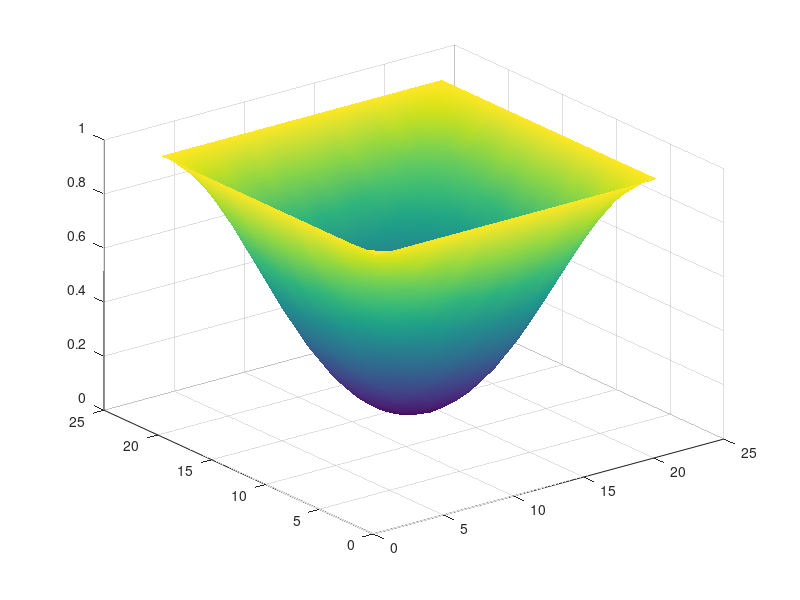

Write MATLAB code to recreate this figure. (Note: this script raises an error after producing the figure.)
% Auto-generated MATLAB script
field = [ ...
    1.00000000E+00   1.00000000E+00   1.00000000E+00   1.00000000E+00   1.00000000E+00   1.00000000E+00   1.00000000E+00   1.00000000E+00   1.00000000E+00   1.00000000E+00   1.00000000E+00   1.00000000E+00   1.00000000E+00   1.00000000E+00   1.00000000E+00   1.00000000E+00   1.00000000E+00   1.00000000E+00   1.00000000E+00   1.00000000E+00   1.00000000E+00; ...
    1.00000000E+00   9.69318851E-01   9.40102146E-01   9.13550824E-01   8.90643548E-01   8.71771217E-01   8.57113219E-01   8.46338793E-01   8.39134918E-01   8.34993825E-01   8.33674790E-01   8.34993825E-01   8.39134918E-01   8.46338793E-01   8.57113219E-01   8.71771217E-01   8.90643548E-01   9.13550824E-01   9.40102146E-01   9.69318851E-01   1.00000000E+00; ...
    1.00000000E+00   9.40102146E-01   8.82999599E-01   8.31227817E-01   7.86410150E-01   7.49662374E-01   7.20953075E-01   7.00010920E-01   6.85873747E-01   6.77862137E-01   6.75224066E-01   6.77862137E-01   6.85873747E-01   7.00010920E-01   7.20953075E-01   7.49662374E-01   7.86410150E-01   8.31227817E-01   8.82999599E-01   9.40102146E-01   1.00000000E+00; ...
    1.00000000E+00   9.13550824E-01   8.31227817E-01   7.56435189E-01   6.91906748E-01   6.38773163E-01   5.97502200E-01   5.67189957E-01   5.46917126E-01   5.35276996E-01   5.31561886E-01   5.35276996E-01   5.46917126E-01   5.67189957E-01   5.97502200E-01   6.38773163E-01   6.91906748E-01   7.56435189E-01   8.31227817E-01   9.13550824E-01   1.00000000E+00; ...
    1.00000000E+00   8.90643548E-01   7.86410150E-01   6.91906748E-01   6.10143480E-01   5.43100035E-01   4.90771029E-01   4.52592317E-01   4.26852924E-01   4.12253370E-01   4.07461220E-01   4.12253370E-01   4.26852924E-01   4.52592317E-01   4.90771029E-01   5.43100035E-01   6.10143480E-01   6.91906748E-01   7.86410150E-01   8.90643548E-01   1.00000000E+00; ...
    1.00000000E+00   8.71771217E-01   7.49662374E-01   6.38773163E-01   5.43100035E-01   4.64392165E-01   4.03250548E-01   3.58403395E-01   3.28395468E-01   3.11198941E-01   3.05692203E-01   3.11198941E-01   3.28395468E-01   3.58403395E-01   4.03250548E-01   4.64392165E-01   5.43100035E-01   6.38773163E-01   7.49662374E-01   8.71771217E-01   1.00000000E+00; ...
    1.00000000E+00   8.57113219E-01   7.20953075E-01   5.97502200E-01   4.90771029E-01   4.03250548E-01   3.35020170E-01   2.85228423E-01   2.51715334E-01   2.32685205E-01   2.26463878E-01   2.32685205E-01   2.51715334E-01   2.85228423E-01   3.35020170E-01   4.03250548E-01   4.90771029E-01   5.97502200E-01   7.20953075E-01   8.57113219E-01   1.00000000E+00; ...
    1.00000000E+00   8.46338793E-01   7.00010920E-01   5.67189957E-01   4.52592317E-01   3.58403395E-01   2.85228423E-01   2.31628463E-01   1.95746592E-01   1.75224858E-01   1.68630938E-01   1.75224858E-01   1.95746592E-01   2.31628463E-01   2.85228423E-01   3.58403395E-01   4.52592317E-01   5.67189957E-01   7.00010920E-01   8.46338793E-01   1.00000000E+00; ...
    1.00000000E+00   8.39134918E-01   6.85873747E-01   5.46917126E-01   4.26852924E-01   3.28395468E-01   2.51715334E-01   1.95746592E-01   1.58128145E-01   1.36747012E-01   1.29780500E-01   1.36747012E-01   1.58128145E-01   1.95746592E-01   2.51715334E-01   3.28395468E-01   4.26852924E-01   5.46917126E-01   6.85873747E-01   8.39134918E-01   1.00000000E+00; ...
    1.00000000E+00   8.34993825E-01   6.77862137E-01   5.35276996E-01   4.12253370E-01   3.11198941E-01   2.32685205E-01   1.75224858E-01   1.36747012E-01   1.14768394E-01   1.07691205E-01   1.14768394E-01   1.36747012E-01   1.75224858E-01   2.32685205E-01   3.11198941E-01   4.12253370E-01   5.35276996E-01   6.77862137E-01   8.34993825E-01   1.00000000E+00; ...
    1.00000000E+00   8.33674790E-01   6.75224066E-01   5.31561886E-01   4.07461220E-01   3.05692203E-01   2.26463878E-01   1.68630938E-01   1.29780500E-01   1.07691205E-01   1.00503338E-01   1.07691205E-01   1.29780500E-01   1.68630938E-01   2.26463878E-01   3.05692203E-01   4.07461220E-01   5.31561886E-01   6.75224066E-01   8.33674790E-01   1.00000000E+00; ...
    1.00000000E+00   8.34993825E-01   6.77862137E-01   5.35276996E-01   4.12253370E-01   3.11198941E-01   2.32685205E-01   1.75224858E-01   1.36747012E-01   1.14768394E-01   1.07691205E-01   1.14768394E-01   1.36747012E-01   1.75224858E-01   2.32685205E-01   3.11198941E-01   4.12253370E-01   5.35276996E-01   6.77862137E-01   8.34993825E-01   1.00000000E+00; ...
    1.00000000E+00   8.39134918E-01   6.85873747E-01   5.46917126E-01   4.26852924E-01   3.28395468E-01   2.51715334E-01   1.95746592E-01   1.58128145E-01   1.36747012E-01   1.29780500E-01   1.36747012E-01   1.58128145E-01   1.95746592E-01   2.51715334E-01   3.28395468E-01   4.26852924E-01   5.46917126E-01   6.85873747E-01   8.39134918E-01   1.00000000E+00; ...
    1.00000000E+00   8.46338793E-01   7.00010920E-01   5.67189957E-01   4.52592317E-01   3.58403395E-01   2.85228423E-01   2.31628463E-01   1.95746592E-01   1.75224858E-01   1.68630938E-01   1.75224858E-01   1.95746592E-01   2.31628463E-01   2.85228423E-01   3.58403395E-01   4.52592317E-01   5.67189957E-01   7.00010920E-01   8.46338793E-01   1.00000000E+00; ...
    1.00000000E+00   8.57113219E-01   7.20953075E-01   5.97502200E-01   4.90771029E-01   4.03250548E-01   3.35020170E-01   2.85228423E-01   2.51715334E-01   2.32685205E-01   2.26463878E-01   2.32685205E-01   2.51715334E-01   2.85228423E-01   3.35020170E-01   4.03250548E-01   4.90771029E-01   5.97502200E-01   7.20953075E-01   8.57113219E-01   1.00000000E+00; ...
    1.00000000E+00   8.71771217E-01   7.49662374E-01   6.38773163E-01   5.43100035E-01   4.64392165E-01   4.03250548E-01   3.58403395E-01   3.28395468E-01   3.11198941E-01   3.05692203E-01   3.11198941E-01   3.28395468E-01   3.58403395E-01   4.03250548E-01   4.64392165E-01   5.43100035E-01   6.38773163E-01   7.49662374E-01   8.71771217E-01   1.00000000E+00; ...
    1.00000000E+00   8.90643548E-01   7.86410150E-01   6.91906748E-01   6.10143480E-01   5.43100035E-01   4.90771029E-01   4.52592317E-01   4.26852924E-01   4.12253370E-01   4.07461220E-01   4.12253370E-01   4.26852924E-01   4.52592317E-01   4.90771029E-01   5.43100035E-01   6.10143480E-01   6.91906748E-01   7.86410150E-01   8.90643548E-01   1.00000000E+00; ...
    1.00000000E+00   9.13550824E-01   8.31227817E-01   7.56435189E-01   6.91906748E-01   6.38773163E-01   5.97502200E-01   5.67189957E-01   5.46917126E-01   5.35276996E-01   5.31561886E-01   5.35276996E-01   5.46917126E-01   5.67189957E-01   5.97502200E-01   6.38773163E-01   6.91906748E-01   7.56435189E-01   8.31227817E-01   9.13550824E-01   1.00000000E+00; ...
    1.00000000E+00   9.40102146E-01   8.82999599E-01   8.31227817E-01   7.86410150E-01   7.49662374E-01   7.20953075E-01   7.00010920E-01   6.85873747E-01   6.77862137E-01   6.75224066E-01   6.77862137E-01   6.85873747E-01   7.00010920E-01   7.20953075E-01   7.49662374E-01   7.86410150E-01   8.31227817E-01   8.82999599E-01   9.40102146E-01   1.00000000E+00; ...
    1.00000000E+00   9.69318851E-01   9.40102146E-01   9.13550824E-01   8.90643548E-01   8.71771217E-01   8.57113219E-01   8.46338793E-01   8.39134918E-01   8.34993825E-01   8.33674790E-01   8.34993825E-01   8.39134918E-01   8.46338793E-01   8.57113219E-01   8.71771217E-01   8.90643548E-01   9.13550824E-01   9.40102146E-01   9.69318851E-01   1.00000000E+00; ...
    1.00000000E+00   1.00000000E+00   1.00000000E+00   1.00000000E+00   1.00000000E+00   1.00000000E+00   1.00000000E+00   1.00000000E+00   1.00000000E+00   1.00000000E+00   1.00000000E+00   1.00000000E+00   1.00000000E+00   1.00000000E+00   1.00000000E+00   1.00000000E+00   1.00000000E+00   1.00000000E+00   1.00000000E+00   1.00000000E+00   1.00000000E+00 ];

% Surface plot (auto-generated)
[ny, nx] = size(field);
[X, Y] = meshgrid(1:nx, 1:ny);
fig = figure('Color','w');
ax = axes('Parent', fig);
h = surf(ax, X, Y, field);
shading(ax, 'interp');
colormap(ax, parula);
cb = colorbar(ax);
cb.Label.String = 'field value';
grid(ax, 'on');
box(ax, 'on');
axis(ax, 'tight');
view(ax, 45, 30);
xlabel(ax, 'i (x index)');
ylabel(ax, 'j (y index)');
zlabel(ax, 'field');
title(ax, sprintf('field (%d x %d)', ny, nx));
set(ax, 'FontSize', 12, 'LineWidth', 1);
set(h, 'EdgeColor', 'k');
drawnow;
